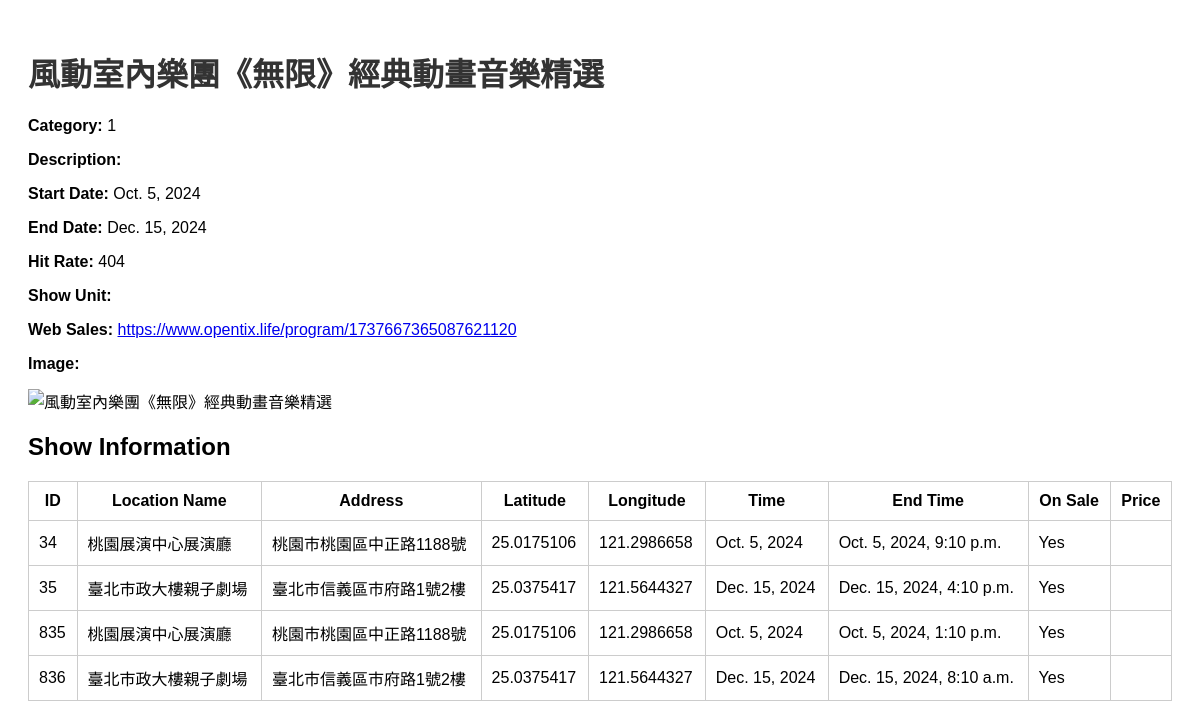
Screenshot of /operation/events/658daa4073f77c963806a593/ with the database file from the repository.
### DataGovCRUD/models.py (models this page shows, shortened)
class Event(models.Model):
    version = models.CharField(max_length=4)
    uid = models.CharField(max_length=50, unique=True, primary_key=True,db_index=True)
    title = models.CharField(max_length=200)
    category = models.CharField(max_length=3)
    description = models.TextField()
    image_url = models.URLField(max_length=200)
    web_sale = models.URLField(max_length=200, null=True, blank=True)
    source_web_promote = models.URLField(max_length=200, null=True, blank=True)
    comment = models.CharField(max_length=200, blank=True)
    edit_modify_date = models.DateTimeField(null=True)
    source_web_name = models.CharField(max_length=200)
    start_date = models.DateField()
    end_date = models.DateField()
    hit_rate = models.IntegerField(default=0,db_index=True)
    show_unit = models.CharField(max_length=300)
    discount_info = models.TextField(null=True, blank=True)
    description_filter_html = models.TextField(null=True, blank=True)
    master_unit = models.ManyToManyField(Organizer, related_name='master_events')
    sub_unit = models.ManyToManyField(Organizer, related_name='sub_events')
    support_unit = models.ManyToManyField(Organizer, related_name='support_events')
    other_unit = models.ManyToManyField(Organizer, related_name='other_events')

class ShowInfo(models.Model):
    event = models.ForeignKey(Event, on_delete=models.CASCADE , related_name = 'showinfos')
    time = models.DateField()
    end_time = models.DateTimeField()
    on_sale = models.BooleanField()
    price = models.CharField(max_length=200, null=True, blank=True)
    location = models.ForeignKey(Location, on_delete=models.CASCADE)

class Location(models.Model):
    name = models.CharField(max_length=100)
    address = models.CharField(max_length=200)
    latitude = models.CharField(max_length=200, null=True, blank=True)
    longitude = models.CharField(max_length=200, null=True, blank=True)
    class Meta:
        unique_together = ('name', 'address')

### DataGovCRUD/views/event_views.py (the view)
# urls.py: path('operation/events/<str:pk>/', EventsDetailView.as_view(), name='event_detail'),
class EventsDetailView(DetailView):
    model = Event
    template_name = 'event_detail.html'
    def get_context_data(self, **kwargs):
        context = super().get_context_data(**kwargs)
        showinfos = ShowInfo.objects.filter(event=self.object).select_related('location')
        context['showinfos'] = showinfos
        return context

### DataGovCRUD/templates/event_detail.html (shortened to what this page needs)
<!DOCTYPE html>
<html lang="en">
<head>
</head>
<body>
    <h1>{{ event.title }}</h1>
    <div class="event-info">
        <p><strong>Category:</strong> {{ event.category }}</p>
        <p><strong>Description:</strong> {{ event.description }}</p>
        <p><strong>Start Date:</strong> {{ event.start_date }}</p>
        <p><strong>End Date:</strong> {{ event.end_date }}</p>
        <p><strong>Hit Rate:</strong> {{ event.hit_rate }}</p>
        <p><strong>Show Unit:</strong> {{ event.show_unit }}</p>
        <p><strong>Web Sales:</strong> <a href="{{ event.web_sale }}" target="_blank">{{ event.web_sale }}</a></p>
        <p><strong>Image:</strong></p>
        <img src="{{ event.image_url }}" alt="{{ event.title }}" width="300">
    </div>
    <div class="show-info">
        <h2>Show Information</h2>
        {% if showinfos %}
            <table>
                <thead>
                    <tr>
                        <th>ID</th>
                        <th>Location Name</th>
                        <th>Address</th>
                        <th>Latitude</th>
                        <th>Longitude</th>
                        <th>Time</th>
                        <th>End Time</th>
                        <th>On Sale</th>
                        <th>Price</th>
                    </tr>
                </thead>
                <tbody>
                    {% for showinfo in showinfos %}
                    <tr>
                        <td>{{ showinfo.id }}</td>
                        <td>{{ showinfo.location.name }}</td>
                        <td>{{ showinfo.location.address }}</td>
                        <td>{{ showinfo.location.latitude }}</td>
                        <td>{{ showinfo.location.longitude }}</td>
                        <td>{{ showinfo.time }}</td>
                        <td>{{ showinfo.end_time }}</td>
                        <td>{{ showinfo.on_sale|yesno:"Yes,No" }}</td>
                        <td>{{ showinfo.price }}</td>
                    </tr>
                    {% endfor %}
                </tbody>
            </table>
        {% else %}
            <p>No show information available.</p>
        {% endif %}
    </div>
</body>
</html>

### DataGovCRUD/templates/event_detail.html (style rules this page uses)
body { font-family: Arial, sans-serif; padding: 20px; }
h1 { color: #333; }
.event-info { margin-bottom: 20px; }
.show-info { margin-top: 20px; }
.show-info table { width: 100%; border-collapse: collapse; }
.show-info th, .show-info td { padding: 10px; border: 1px solid #ccc; }

### rows the page displays
Event: title "風動室內樂團《無限》經典動畫音樂精選", category "1", start_date "Oct. 5, 2024", end_date "Dec. 15, 2024", hit_rate "404", web_sale "https://www.opentix.life/program/1737667365087621120"
ShowInfo: id "34", location.name "桃園展演中心展演廳", location.address "桃園市桃園區中正路1188號", location.latitude "25.0175106", location.longitude "121.2986658", time "Oct. 5, 2024", end_time "Oct. 5, 2024, 9:10 p.m.", on_sale "Yes"
ShowInfo: id "35", location.name "臺北市政大樓親子劇場", location.address "臺北市信義區市府路1號2樓", location.latitude "25.0375417", location.longitude "121.5644327", time "Dec. 15, 2024", end_time "Dec. 15, 2024, 4:10 p.m.", on_sale "Yes"
ShowInfo: id "835", location.name "桃園展演中心展演廳", location.address "桃園市桃園區中正路1188號", location.latitude "25.0175106", location.longitude "121.2986658", time "Oct. 5, 2024", end_time "Oct. 5, 2024, 1:10 p.m.", on_sale "Yes"
ShowInfo: id "836", location.name "臺北市政大樓親子劇場", location.address "臺北市信義區市府路1號2樓", location.latitude "25.0375417", location.longitude "121.5644327", time "Dec. 15, 2024", end_time "Dec. 15, 2024, 8:10 a.m.", on_sale "Yes"
